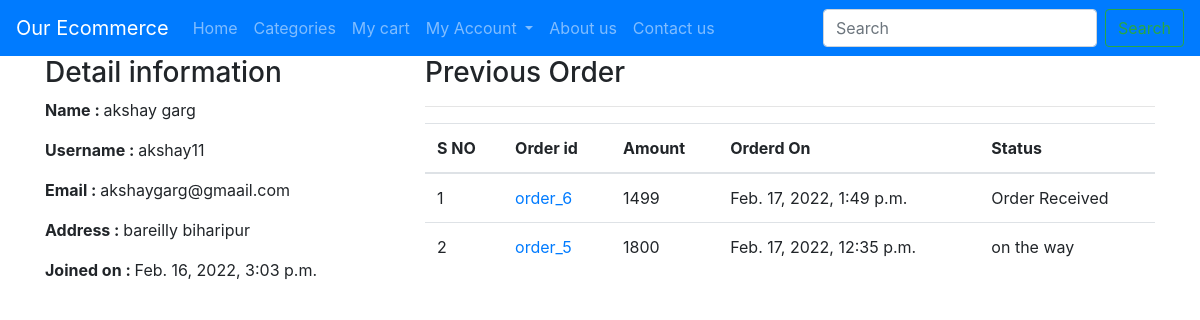
Page /profile/ (signed in) on the committed database.
### ecomapp/models.py (models this page shows, shortened)
class Customer(models.Model):
    user = models.OneToOneField(User, on_delete=models.CASCADE)
    full_name = models.CharField(max_length=200)
    address = models.CharField(max_length=300 , null=True , blank=True )
    joined_on = models.DateTimeField(auto_now_add=True)

class Order(models.Model):
    cart = models.OneToOneField(Cart, on_delete=models.CASCADE)
    ordered_by = models.CharField(max_length=200)
    shipping_address = models.CharField(max_length=200)
    mobile = models.CharField(max_length=10)
    email = models.EmailField(null=True , blank=True)
    subtotal = models.PositiveIntegerField()
    discount = models.PositiveIntegerField()
    total = models.PositiveIntegerField()
    order_status = models.CharField(max_length=50 , choices=ORDER_STATUS)
    created_at = models.DateTimeField(auto_now_add=True)

### ecomapp/views.py (the view)
# urls.py: path("profile/" , CustomerProfileView.as_view() , name="customerprofile"),
class CustomerProfileView(TemplateView):
    template_name = "customerprofile.html"
    def dispatch(self, request, *args, **kwargs):
        if request.user.is_authenticated and Customer.objects.filter(user=request.user).exists():
            pass
        else:
            return redirect("/login/?next=/profile/")
        return super().dispatch(request, *args, **kwargs)
    def get_context_data(self , **kwargs):
        context = super().get_context_data()
        customer = self.request.user.customer
        context['customer'] = customer
        orders = Order.objects.filter(cart__customer=customer).order_by("-id")
        context['orders'] = orders
        return context

### templates/customerprofile.html (shortened to what this page needs)
{% extends 'base.html' %}
{% block content %}
<div class="container">
    <div class="row">
        <div class="col-md-4">
            <h3>Detail information</h3>
            <p><span class="font-weight-bold">Name : </span>{{customer.full_name}}</p>
            <p><span class="font-weight-bold">Username : </span>{{customer.user.username}}</p>
            <p><span class="font-weight-bold">Email : </span>{{customer.user.email}}</p>
            <p><span class="font-weight-bold">Address : </span>{{customer.address}}</p>
            <p><span class="font-weight-bold">Joined on : </span>{{customer.joined_on}}</p>
        </div>
        <div class="col-md-8">
            <h3>Previous Order</h3>
            <hr>
            <table class="table">
                <thead>
                    <tr>
                        <th>S NO</th>
                        <th>Order id</th>
                        <th>Amount</th>
                        <th>Orderd On</th>
                        <th>Status</th>
                    </tr>
                </thead>
                <tbody>
                    {% for ord in orders %}
                    <tr>
                        <td>{{forloop.counter}}</td>
                        <td><a href="{% url 'customerorderdetail' ord.id %}"> order_{{ord.id}}</a></td>
                        <td>{{ord.total}}</td>
                        <td>{{ord.created_at}}</td>
                        <td>{{ord.order_status}}</td>
                    </tr>
                    {% endfor %}
                </tbody>
            </table>
        </div>
    </div>
</div>
{% endblock %}

### rows in the picture
Customer: full_name "akshay garg", user.username "akshay11", user.email "akshaygarg@gmaail.com", address "bareilly biharipur", joined_on "Feb. 16, 2022, 3:03 p.m."
Order: id "6", total "1499", created_at "Feb. 17, 2022, 1:49 p.m.", order_status "Order Received"
Order: id "5", total "1800", created_at "Feb. 17, 2022, 12:35 p.m.", order_status "on the way"
